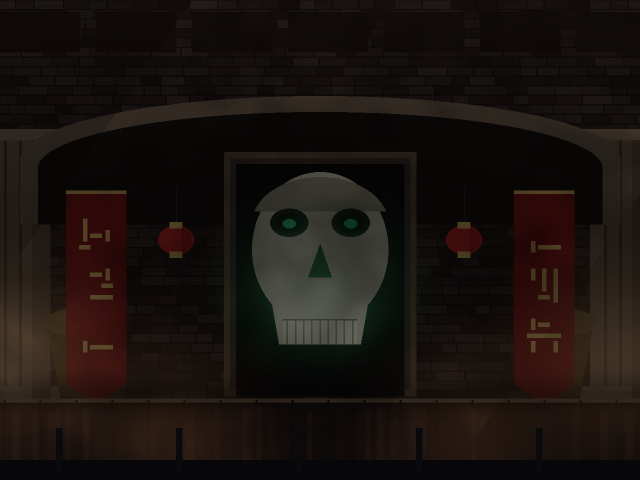
#> input picture artifacts/lopans_throne_preview.png, 1280 x 960 px (shown at 1/2 size); its folder holds 5 pictures in this run
$ python preview_hud.py
#> lines starting #> are read from the running program, lines starting #| are printed output that depends on the picture
### tools/sff.py
"""Minimal SFF v2 reader/writer for Ikemen GO / M.U.G.E.N sprite files.

Layout as implemented by Ikemen GO (src/image.go):
  header 512 bytes
    12  signature "ElecbyteSpr\\0"
    4   version bytes: 00 01 00 02  (engine reads verhi == 2)
    20  reserved
    4   first sprite header offset
    4   sprite count
    4   first palette header offset
    4   palette count
    4   lofs (base offset for palette and sprite data)
    4   reserved
    4   tofs (alternate base offset, used when sprite flags bit 0 is set)

  palette header 16 bytes: group, number, colours, reserved, offset, length
  sprite header 28 bytes:
    int16 group, int16 number, int16 w, int16 h, int16 axisx, int16 axisy,
    uint16 link, uint8 format, uint8 coldepth,
    uint32 dataoffset, uint32 length, uint16 palidx, uint16 flags

Sprite formats handled here:
  0  raw           (coldepth 8 or 32)
  4  LZ5           (coldepth 5, 32-colour palettes)
  10 PNG8, 11 PNG24, 12 PNG32 (PNG payload starts 4 bytes into the data)
"""

from __future__ import annotations

import struct
from io import BytesIO

from PIL import Image

SIG = b"ElecbyteSpr\x00"
HDR_SIZE = 512
SPR_HDR = 28
PAL_HDR = 16
FMT_RAW = 0
FMT_LZ5 = 4
FMT_PNG8 = 10
FMT_PNG24 = 11
FMT_PNG32 = 12


# [77 lines left out: functions png_bytes, write_sff, not called in this run]


# --------------------------------------------------------------------- reading
def read_sff(path):
    """Return (raw_bytes, sprite_records, palette_records)."""
    d = open(path, "rb").read()
    if d[:12] != SIG:
        raise ValueError(f"{path}: not an SFF file")
    o = 16 + 4 + 16
    firstspr, numspr, firstpal, numpal = struct.unpack_from("<4I", d, o)
    o += 16
    lofs, _dummy, tofs = struct.unpack_from("<3I", d, o)

    sprites = []
    for i in range(numspr):
        off = firstspr + i * SPR_HDR
        (g, num, w, h, ax, ay, link, fmt, cd, dofs, ln,
         pidx, flags) = struct.unpack_from("<hhhhhhHBBIIHH", d, off)
        base = lofs if flags & 1 == 0 else tofs
        sprites.append({
            "group": g, "number": num, "w": w, "h": h, "axis": (ax, ay),
            "link": link, "format": fmt, "depth": cd, "length": ln,
            "pal": pidx, "flags": flags, "offset": base + dofs,
            "raw": d[base + dofs: base + dofs + ln],
        })

    palettes = []
    for i in range(numpal):
        off = firstpal + i * PAL_HDR
        _g, _n, _count = struct.unpack_from("<HHH", d, off)
        pofs, plen = struct.unpack_from("<II", d, off + 8)
        palettes.append({"rgba": d[lofs + pofs: lofs + pofs + plen]})
    return d, sprites, palettes


# -------------------------------------------------------------------- decoding
# [122 lines left out: functions lz5_decode, palette_rgb, decode_sprite, not called in this run]

### tools/preview_hud.py
"""Composite a full in-game HUD frame from the shipped art.

Every position comes from data/fight.def - health bars from [Lifebar], power
meters from [Powerbar], the yin-yang and digits from [Time] - so this shows the
real layout rather than a hand-placed bar. Nothing is annotated: if it is not
part of the HUD, it is not in the picture.

Output: artifacts/hud_ingame.png  (1920x1080)

Run:  python3 tools/preview_hud.py
"""

import glob
import os
import re
import sys

from PIL import Image

HERE = os.path.dirname(os.path.abspath(__file__))
ROOT = os.path.dirname(HERE)
sys.path.insert(0, HERE)

import sff as mugen  # noqa: E402

STAGE = os.path.join(ROOT, "artifacts", "lopans_throne_preview.png")
FIGHT_SFF = os.path.join(ROOT, "data", "fight.sff")
FIGHT_DEF = os.path.join(ROOT, "data", "fight.def")
FONT_DIR = os.path.join(ROOT, "data", "ikemen1", "fonts")
OUT = os.path.join(ROOT, "artifacts")

W, H = 1920, 1080
S = W / 1280.0                     # one fight unit -> screen pixels
CHAR = S * (1280.0 / 960.0)        # fighters are authored at localcoord 960x720
GROUND = 640 * S


def load(path):
    d, sprites, pals = mugen.read_sff(path)
    return d, {(s["group"], s["number"]): s for s in sprites}, pals


def pic(d, by_key, pals, key):
    sp = by_key[key]
    return mugen.decode_sprite(d, sp, pals, sp["pal"]), sp["w"], sp["h"]


# [8 lines left out: function blit, not called in this run]


def draw_sprite(canvas, d, by_key, pals, key, x, y, scale, mirror=False):
    img, _w, _h = pic(d, by_key, pals, key)
    blit(canvas, img, x, y, scale, mirror)


# ------------------------------------------------------------------- meters
# [218 lines left out: functions draw_banner, _tint, p2_add, draw_lifebar, draw_powerbar, space_advance and 6 more, not called in this run]


FACES = {"p1": ("jackburton_rig", False), "p2": ("lopan_rig", True)}


# [92 lines left out: functions displayname, draw_names, paste_cell, draw_faces, not called in this run]


def main():
    os.makedirs(OUT, exist_ok=True)
    shot = Image.open(STAGE).convert("RGBA")
#> shot is the input picture: PIL image 1280x960 RGBA; mean R, G, B, A 26.2, 18.9, 15.8, 255
    if shot.size != (W, H):
        shot = shot.resize((W, H), Image.LANCZOS)
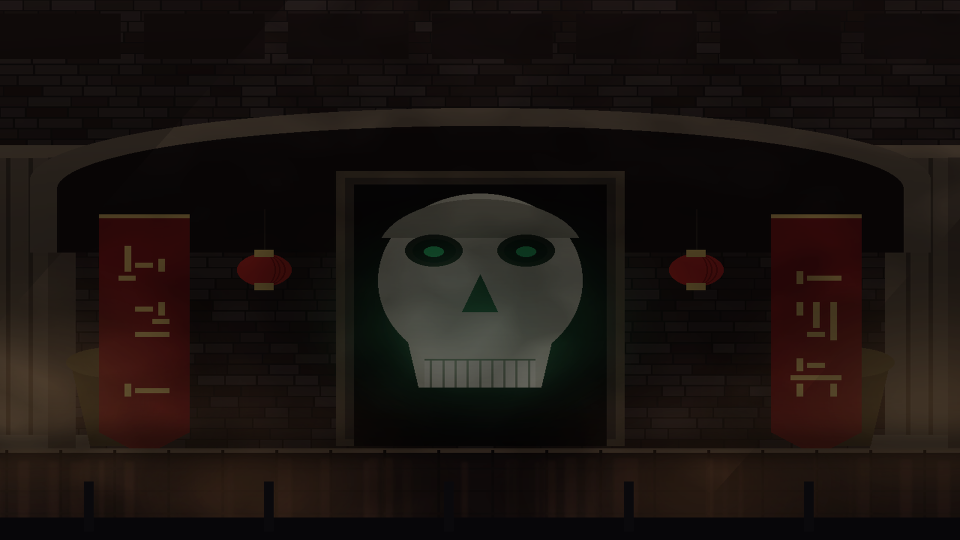
#> shot: PIL image 1920x1080 RGBA (shown at 1/2 size); mean R, G, B, A 26.3, 18.9, 15.8, 255

    d, by_key, pals = load(FIGHT_SFF)
    life = def_xy("Lifebar")
    power = def_xy("Powerbar")
    text = open(FIGHT_DEF, encoding="utf-8", errors="surrogateescape").read()
    m = re.search(r"(?s)\[Time\].*?\n\s*pos\s*=\s*(-?\d+)\s*,\s*(-?\d+)", text)
    time_pos = (int(m.group(1)), int(m.group(2))) if m else (640, 105)
    mo = re.search(r"(?m)^\s*bg\.offset\s*=\s*(-?\d+)\s*,\s*(-?\d+)", text)
    bg_offset = (int(mo.group(1)), int(mo.group(2))) if mo else (0, 0)

    # fighters: Jack on the left, Lo Pan on the right, both idle and facing in
    for folder, x, mirror in (("jackburton_rig", 300, False),
                              ("lopan_rig", 980, True)):
        path = glob.glob(os.path.join(ROOT, "chars", folder, "*.sff"))[0]
        cd, ck, cp = load(path)
        img, _w, _h = pic(cd, ck, cp, (0, 0))
        sp = ck[(0, 0)]
        w = round(img.width * CHAR)
        h = round(img.height * CHAR)
        ax = (img.width - sp["axis"][0]) if mirror else sp["axis"][0]
        if mirror:
            img = img.transpose(Image.FLIP_LEFT_RIGHT)
        blit(shot, img, x * S - ax * CHAR,
             GROUND - sp["axis"][1] * CHAR, CHAR)

    level_glyphs = load_glyphs("PowerbarNum.sff")
    timer_glyphs = load_glyphs(face_for("Time", "counter.font"))

    draw_faces(shot, d, by_key, pals)
    draw_banner(shot, d, by_key, pals)
    draw_powerbar(shot, d, by_key, pals, power["p2"], 0.35, True,
                  p2_add("Powerbar", "front"))
    # AUDACITY is painted into the full-power sprite itself, so nothing is
    # drawn under the meter here
    draw_powerbar(shot, d, by_key, pals, power["p1"], 1.0, False)
    draw_lifebar(shot, d, by_key, pals, life["p1"], 0.82, False)
    draw_lifebar(shot, d, by_key, pals, life["p2"], 0.55, True,
                 p2_add("Lifebar", "front"))
    draw_timer(shot, d, by_key, pals, time_pos, timer_glyphs, 60)
    draw_names(shot)

    shot.convert("RGB").save(os.path.join(OUT, "hud_ingame.png"))
    print("wrote artifacts/hud_ingame.png")
    print("lifebar", life, "powerbar", power, "timer", time_pos)


if __name__ == "__main__":
#> (the run stopped early here; a loop or call above may not have finished)
